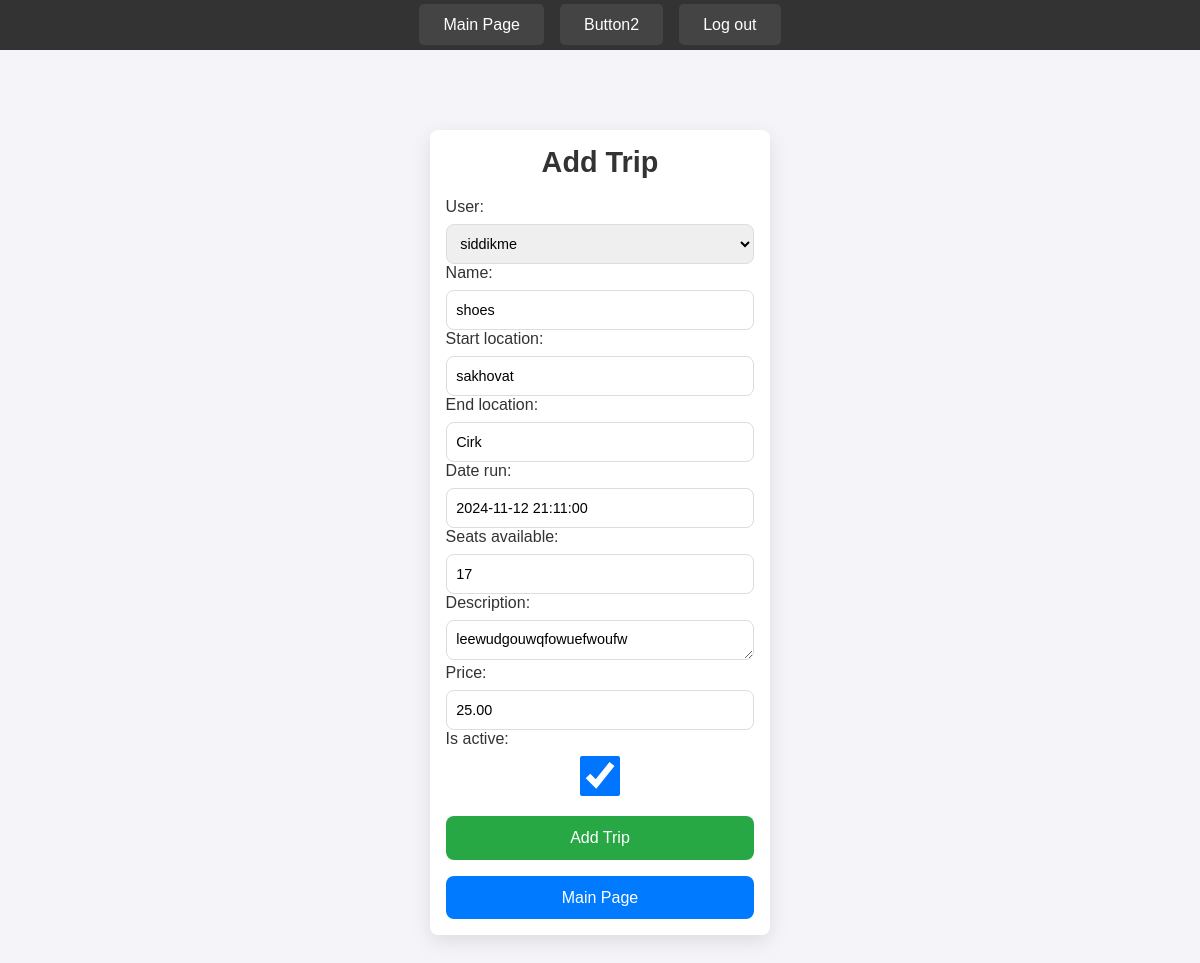
Page /edittrip/2 on the committed database.
### Hamsafar/models.py (models this page shows, shortened)
class Trip(models.Model):
    user = models.ForeignKey(User, on_delete=models.CASCADE, related_name="trips")
    name = models.CharField(max_length=100,null=True)
    start_location = models.CharField(max_length=50)
    end_location = models.CharField(max_length=50)
    date_run = models.DateTimeField()
    seats_available = models.PositiveSmallIntegerField()
    description = models.TextField(blank=True, null=True)
    posted_at = models.DateTimeField(auto_now_add=True)
    updated_at = models.DateTimeField(auto_now=True)
    price = models.DecimalField(max_digits=10, decimal_places=2, null=True, blank=True)
    is_active = models.BooleanField(default=True)

### Hamsafar/views.py (the view)
# urls.py: path('edittrip/<int:pk>',EditTrip.as_view(),name='Edit-Trip'),
class EditTrip(generic.UpdateView):
    model = Trip
    fields = "__all__"
    template_name = "trip_form.html"
    success_url = reverse_lazy('Base-Page')

### templates/trip_form.html (shortened to what this page needs)
{% extends "base.html" %}
{% block content %}
    <div class="container">
        <h2>Add Trip</h2>
        <form method="post" class="add-trip-form">
            <div class="form-group">
                {{ form.as_p }}
            </div>
            <button type="submit" class="btn-submit">Add Trip</button>
        </form>
        <a href="{% url 'Base-Page' %}">
            <button class="btn-main-page">Main Page</button>
        </a>
    </div>
{% endblock content %}

### templates/base.html (style rules this page uses)
* { margin: 0; padding: 0; box-sizing: border-box; font-family: 'Arial', sans-serif; }
body { background-color: #f1f4f8; color: #333; font-size: 16px; }

### templates/trip_form.html (style rules this page uses)
* { margin: 0; padding: 0; box-sizing: border-box; font-family: 'Arial', sans-serif; }
body { background-color: #f4f4f9; color: #333; }
.container { background-color: #fff; border-radius: 8px; box-shadow: 0 6px 20px rgba(0, 0, 0, 0.1); padding: 1rem; width: 30%; margin: 3rem auto; }
h2 { text-align: center; margin-bottom: 1.2rem; font-size: 1.8rem; color: #333; font-weight: bold; }
.form-group { margin-bottom: 1rem; }
.form-group input, .form-group select, .form-group textarea { width: 100%; padding: 0.6rem; border: 1px solid #ddd; border-radius: 8px; font-size: 0.9rem; margin-top: 0.5rem; transition: border-color 0.3s ease; height: 2.5rem; }
.btn-submit { width: 100%; padding: 0.8rem; background-color: #28a745; color: #fff; font-size: 1rem; border: none; border-radius: 8px; cursor: pointer; transition: background-color 0.3s ease, transform 0.2s ease; }
.btn-main-page { width: 100%; padding: 0.8rem; background-color: #007bff; color: #fff; font-size: 1rem; border: none; border-radius: 8px; cursor: pointer; transition: background-color 0.3s ease, transform 0.2s ease; margin-top: 1rem; }

### rows in the picture
Trip: user "siddikme", name "shoes", start_location "sakhovat", end_location "Cirk", date_run "2024-11-12 21:11:00", seats_available "17", description "leewudgouwqfowuefwoufw", price "25.00", is_active "☑"
